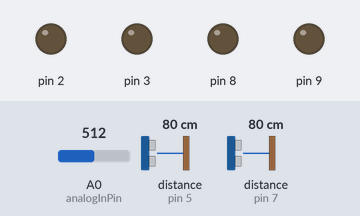
Bench run of a sketch on a simulated Arduino Uno, built with avr-gcc and run on an emulated ATmega328P. Shown: output pins drawn as LEDs (lit = HIGH). Wiring (inferred from the names in the program): 2 × ultrasonic range finder: trigger pin 4, echo pin 5 / trigger pin 6, echo pin 7. The test bench sets the inputs (shaded band); at power-on: A0 (analogInPin) = 512, distance to the obstacle (sensors on pin 7, pin 5) 80 cm. The echo pulse lasts 58.3 µs per cm; pins used as bus, display or sensor lines are not drawn; what the sketch prints to the serial monitor is not drawn.

Above: at 1.2 s.
1.3 s: A0 (analogInPin) set to 489
At 2.5 s:
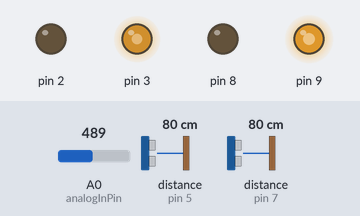
2.8 s: distance to the obstacle (sensor on pin 7) set to 2 cm
At 3.5 s:
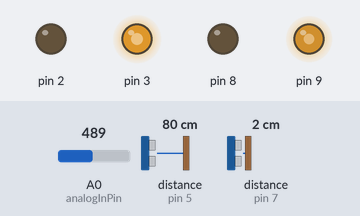
4.3 s: A0 (analogInPin) set to 510
At 5.2 s:
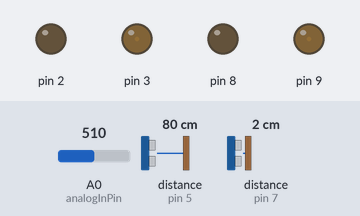
5.8 s: distance to the obstacle (sensor on pin 7) set to 250 cm
At 6.6 s:
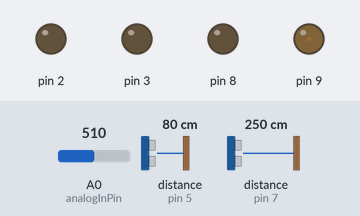
8.2 s: A0 (analogInPin) set to 490
At 8.9 s:
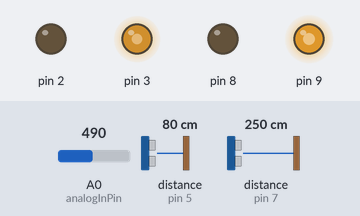
9.7 s: A0 (analogInPin) set to 511
At 11.1 s:
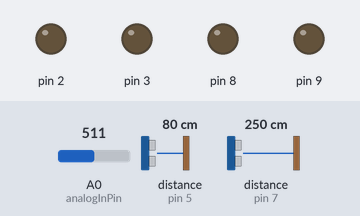
Timing chart, 0 to 12.2 s (numbered marks = the images above; inputs shaded):
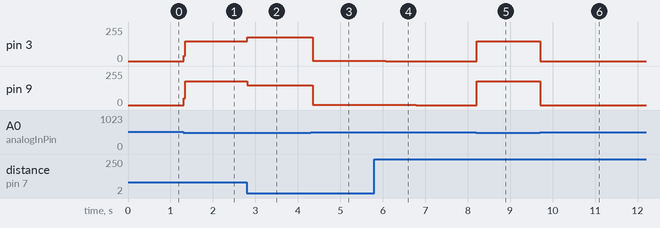

Measured:
- the behaviour switches between 501 and 500 on A0 (analogInPin) (found by bisection; images 0 and 1)
- after the input at 1.3 s, pin 3: 0/255 → 150/255 at once; pin 9: 0/255 → 180/255 at once
- after the input at 2.8 s, pin 3: 150/255 → 180/255 at once; pin 9: 180/255 → 150/255 at once
- after the input at 4.3 s, pin 3: 180/255 → 2/255 after 0.05 s; pin 9: 150/255 → 2/255 after 0.05 s
- after the input at 5.8 s, pin 3: 2/255 → 0/255 after 0.27 s; pin 9: 2/255 → 0/255 after 0.99 s
- after the input at 8.2 s, pin 3: 0/255 → 150/255 at once; pin 9: 0/255 → 180/255 at once
- after the input at 9.7 s, pin 3: 150/255 → 0/255 at once; pin 9: 180/255 → 0/255 at once

The sketch:

ultra_pwm_straight_test_1.ino
```cpp
/*
 * Component used in the code :
 * 1. Ultrasonic Right
 * 2. Sharp IR
 *
 * 1. This code will allow the bot to trace the Wall on the right side of the bot and follow it at the distance of 15 cm.
 * 2. Through Sharp IR bot will always look for any obstacle in the front and stops if the hurdle comes near the bot.
 */

#define trigPin1 6
#define echoPin1 7
#define trigPin2 4
#define echoPin2 5

long duration, distance, RightSensor,BackSensor,FrontSensor,LeftSensor;

// Sharp IR Sensor
const int analogInPin = A0;  // Sharp IR sensor
int sensorValue = 0;        // value read

void setup() {
  // Motor pins
  pinMode(8, OUTPUT);
  pinMode(9, OUTPUT);
  pinMode(2, OUTPUT);
  pinMode(3, OUTPUT);

  Serial.begin (115200);

  // Ultrasonic Pins
  pinMode(trigPin1, OUTPUT);
  pinMode(echoPin1, INPUT);
  pinMode(trigPin2, OUTPUT);
  pinMode(echoPin2, INPUT);
  Serial.println("Start");
}

void loop() {
  //
  RightSensor = SonarSensor(trigPin1, echoPin1);
  LeftSensor = SonarSensor(trigPin2, echoPin2);
  sensorValue = analogRead(analogInPin);
  if(RightSensor < 15)
  {
    smooth_left(150);

  }
  else if(RightSensor > 15 && RightSensor <= 30 )
  {
    smooth_right(150);

  }
  else if(RightSensor > 30)
  {
    smooth_right(150);
  }
  else smooth_forward(160);

  if(sensorValue > 500)
  {
    halt();

  }
}

int SonarSensor(int trigPin,int echoPin)
{
digitalWrite(trigPin, LOW);
delayMicroseconds(2);
digitalWrite(trigPin, HIGH);
delayMicroseconds(10);
digitalWrite(trigPin, LOW);
duration = pulseIn(echoPin, HIGH);
distance = (duration/2) / 29.1;
return distance;
}

void smooth_forward(int value)
{
  digitalWrite(8, LOW);
  analogWrite(9, value);
  digitalWrite(2, LOW);
  analogWrite(3, value);
}
void forward()
{
  digitalWrite(8, LOW);
  analogWrite(9, 255);
  digitalWrite(2, LOW);
  analogWrite(3, 255);
}
void halt()
{
  Serial.println("Stop");
  digitalWrite(8, LOW);
  digitalWrite(9, LOW);
  digitalWrite(2, LOW);
  digitalWrite(3, LOW);
}

void smooth_right(int value)
{
  int v1, v2;
  v1 = value+30;
  v2 = value;
  if(v1 > 255)
    v1 = 255;
  if(v2 > 255)
    v2 = 255;
  digitalWrite(8, LOW);
  analogWrite(9, v1);
  digitalWrite(2, LOW);
  analogWrite(3, v2);
}

void smooth_left(int value)
{
  int v1, v2;
  v1 = value+30;
  v2 = value;
  if(v1 > 255)
    v1 = 255;
  if(v2 > 255)
    v2 = 255;
  digitalWrite(8, LOW);
  analogWrite(9, v2);
  digitalWrite(2, LOW);
  analogWrite(3, v1);
}
```
